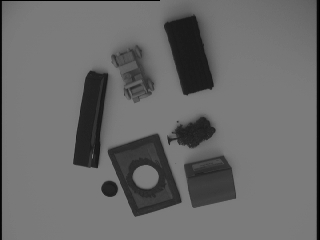
%> input picture Simple Object Recognition System/reg3.jpg, 320 x 240 px
$ octave --eval "extGrassFire('../Simple Object Recognition System/reg3.jpg');"   (GNU Octave 9; MATLAB toolbox functions it lacks are replaced by stand-ins)
%> lines starting %> are read from the running program, lines starting %| are printed output that depends on the picture; in (x1, y1, x2, y2) boxes, pixels count from 0 and x2, y2 are one past the last pixel; in counts of white or black regions, pixels touching at a corner belong together; the program's own positions count from 1
function extGrassFire(img)
    I = imread(img);
%> I is the input picture: size 240x320 uint8; min 0, max 128, mean 105.9
    I = rgb2gray(I);
    subplot(121),imshow(I);
    temp = ones(size(I,1)+2,size(I,2)+2);
    temp(2:size(I,1)+1,2:size(I,2)+1) = I;
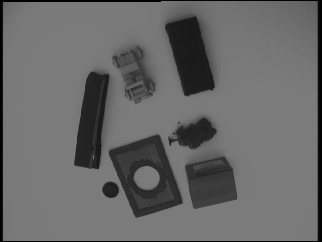
%> temp: size 242x322 double; min 0, max 128, mean 104.3
    I=temp;
    [row,col] = size(I);
%> row = 242; col = 322
    I=I*255;
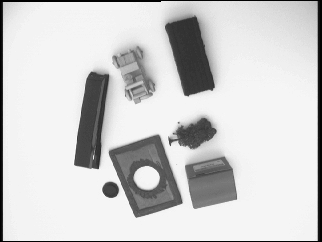
%> I: size 242x322 double; min 0, max 32640, mean 26608.2; drawn with min black and max white
    for i=2:row-1
        for j=2:col-1
            if(I(i,j)~=0)
                I(i,j)=1+min([I(i-1,j-1) I(i-1,j) I(i-1,j+1) I(i,j+1) I(i+1,j+1) I(i+1,j) I(i+1,j-1) I(i,j-1)]);
            else
                I(i,j)=0;
            end
        end
    end
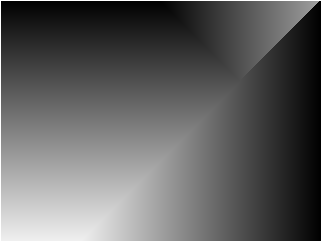
%> I: size 242x322 double; min 0, max 255, mean 96.2

    for i=row-1:-1:2
        for j=col-1:-1:2
            if(I(i,j)~=0)
                I(i,j)=1+min([I(i-1,j-1) I(i-1,j) I(i-1,j+1) I(i,j+1) I(i+1,j+1) I(i+1,j) I(i+1,j-1) I(i,j-1)]);
            else
                I(i,j)=0;
            end
        end
    end
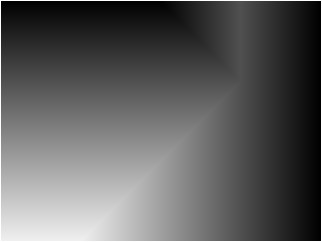
%> I: size 242x322 double; 3.95% of pixels changed, all inside (x1, y1, x2, y2) = (241, 1, 319, 79)

    I=mat2gray(I(2:row-1,2:col-1));
%> I: size 240x320 double
    subplot(122),imshow(I);
end
